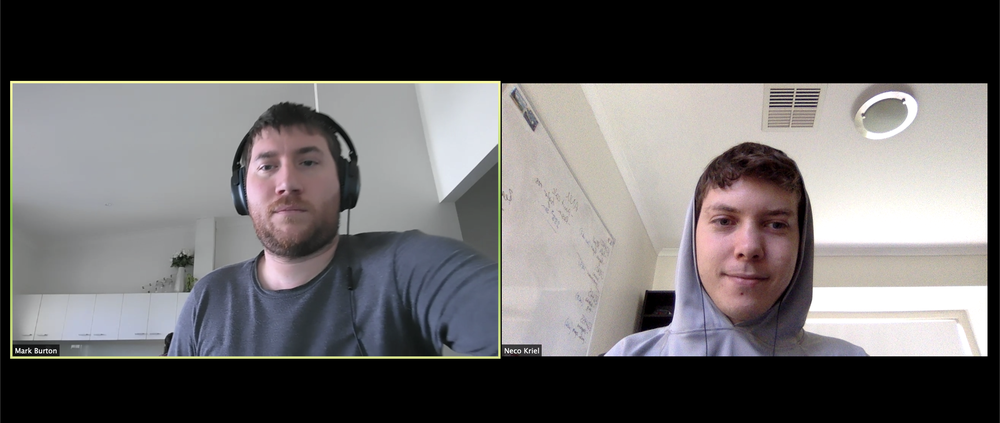
#> input picture TAI/early_camera_testing/cuties_2.png, 1000 x 423 px, shrunk from 3360 x 1422 before the run
$ python haar_face_recognition.py
#> lines starting #> are read from the running program, lines starting #| are printed output that depends on the picture; after the words box and inside, x2 and y2 are one past the last pixel; in counts of white or black regions, pixels touching at a corner belong together
import numpy as np
import cv2

## load the opencv2 classifier models
face_cascade = cv2.CascadeClassifier(cv2.data.haarcascades + "haarcascade_frontalface_default.xml")
eye_cascade = cv2.CascadeClassifier(cv2.data.haarcascades + "haarcascade_eye.xml")

file_name = "cuties_2.png"
img_orig = cv2.imread(file_name)
#> img_orig is the input picture: shape (423, 1000, 3); mean B, G, R 99.4, 99, 101.5
gray = cv2.cvtColor(img_orig, cv2.COLOR_RGB2GRAY)
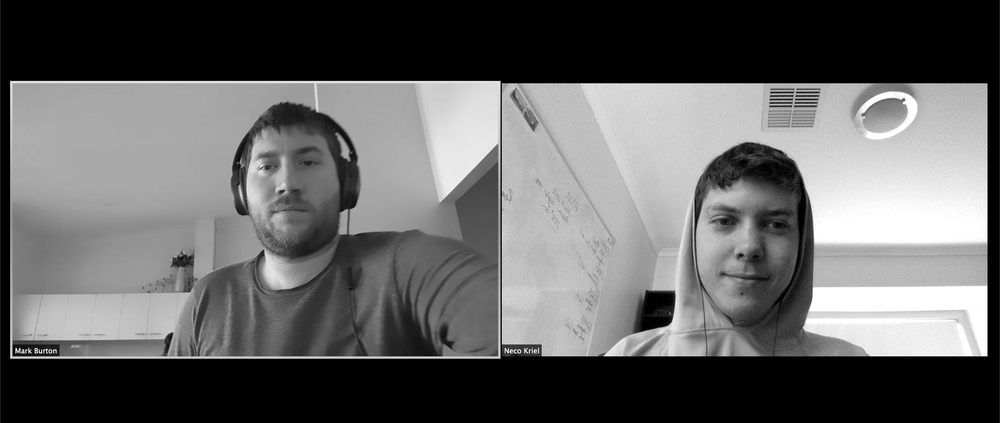
#> gray: shape (423, 1000); min 0, max 255, mean 99.4

faces = face_cascade.detectMultiScale(gray, 1.3, 5)
#> faces = [[237, 123, 104, 104], [682, 171, 131, 131]]
img_detec = img_orig
for (x,y,w,h) in faces:
    img_detec = cv2.rectangle(img_detec,(x,y),(x+w,y+h),(255,0,0),2)
    roi_gray = gray[y:y+h, x:x+w]
    roi_color = img_detec[y:y+h, x:x+w]
    eyes = eye_cascade.detectMultiScale(roi_gray)
    for (ex,ey,ew,eh) in eyes:
        cv2.rectangle(roi_color,(ex,ey),(ex+ew,ey+eh),(0,255,0),2)
#> this loop made 2 passes
#> (x, y, w, h, eyes) on passes 1 to 2: (237, 123, 104, 104, [[55, 24, 29, 29], [12, 21, 40, 40]]), (682, 171, 131, 131, [[24, 29, 41, 41], [77, 39, 29, 29]])
#> pass 1, `roi_gray = gray[y:y+h, x:x+w]`:
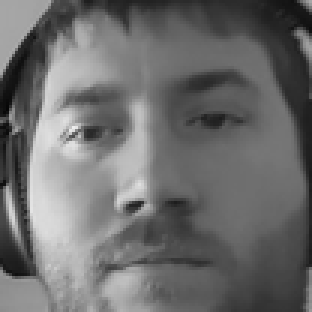
#> roi_gray: shape (104, 104) (shown 3 times larger); min 6, max 237, mean 108.7
#> pass 1, `roi_color = img_detec[y:y+h, x:x+w]`:
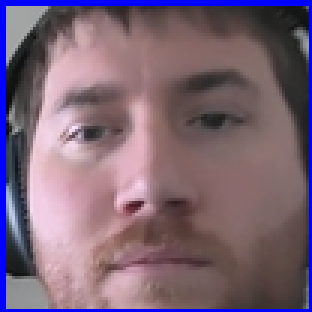
#> roi_color: shape (104, 104, 3) (shown 3 times larger); mean B, G, R 117.8, 100.9, 123.2
#> pass 2, `img_detec = cv2.rectangle(img_detec,(x,y),(x+w,y+h),(255,0,0),2)`:
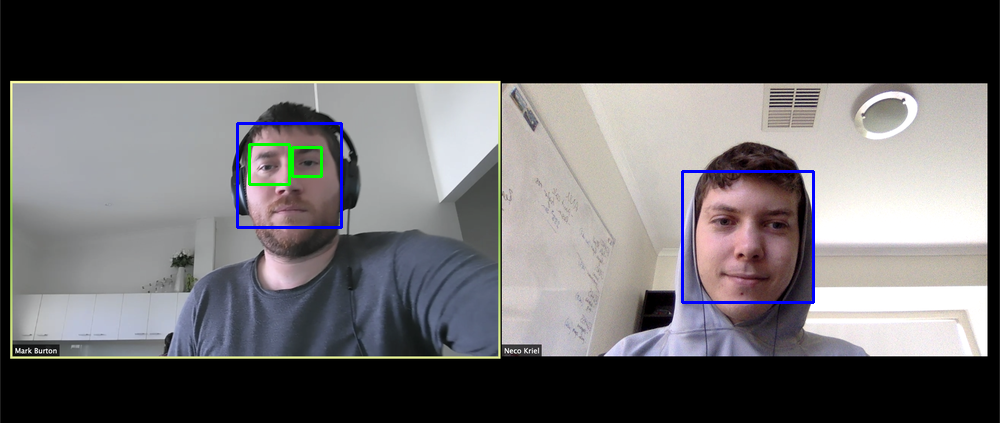
#> img_detec: shape (423, 1000, 3); mean B, G, R 100.1, 98.5, 100.4
#> after the loop:
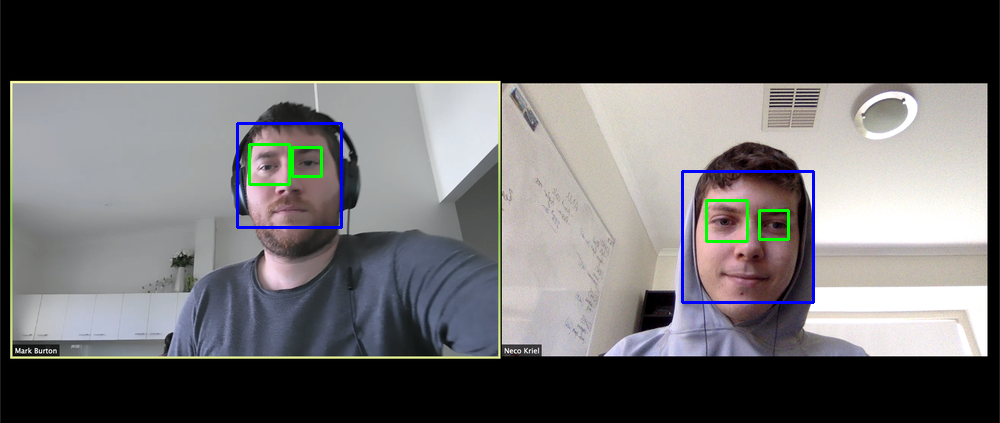
#> img_detec: shape (423, 1000, 3); 0.2% of pixels changed, all inside (x1, y1, x2, y2) = (705, 199, 790, 243)
#> after the loop:
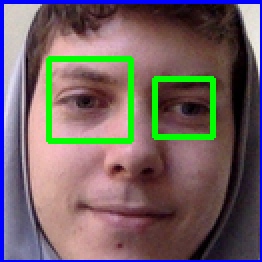
#> roi_color: shape (131, 131, 3) (shown 2 times larger); mean B, G, R 99.9, 98.7, 114
#> after the loop:
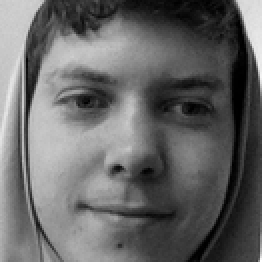
#> roi_gray: shape (131, 131) (shown 2 times larger); min 0, max 255, mean 102.2

cv2.imwrite("haar_" + file_name, img_detec)

$ run again, with TAI/early_camera_testing/cuties.png copied over TAI/early_camera_testing/cuties_2.png
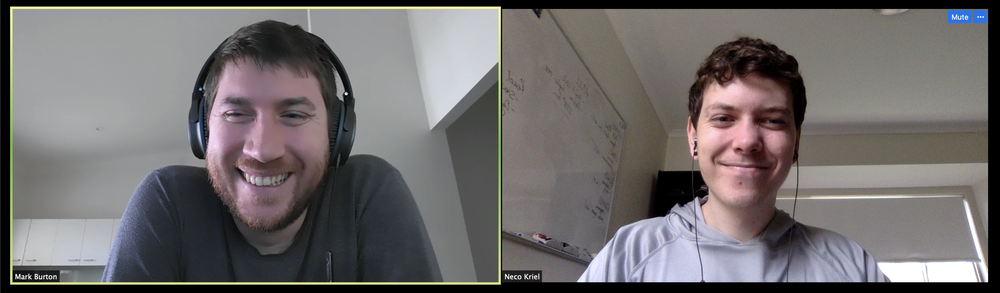
#> input picture TAI/early_camera_testing/cuties.png, 1000 x 293 px, shrunk from 3358 x 984 before the run
#> img_orig is the input picture: shape (293, 1000, 3); mean B, G, R 108, 108.1, 111.9
#> faces = [[683, 71, 124, 124], [187, 53, 159, 159]]
#> the loop `for (x,y,w,h) in faces:` made 2 passes
#> (x, y, w, h, eyes) on passes 1 to 2: (683, 71, 124, 124, [[18, 21, 47, 47]]), (187, 53, 159, 159, [[82, 38, 45, 45], [29, 35, 46, 46]])
#> pass 1, `roi_color = img_detec[y:y+h, x:x+w]`:
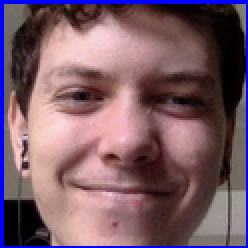
#> roi_color: shape (124, 124, 3) (shown 2 times larger); mean B, G, R 102.7, 91.8, 122.1
#> after the loop `for (x,y,w,h) in faces:`:
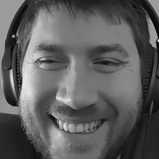
#> roi_gray: shape (159, 159); min 2, max 248, mean 93.5
